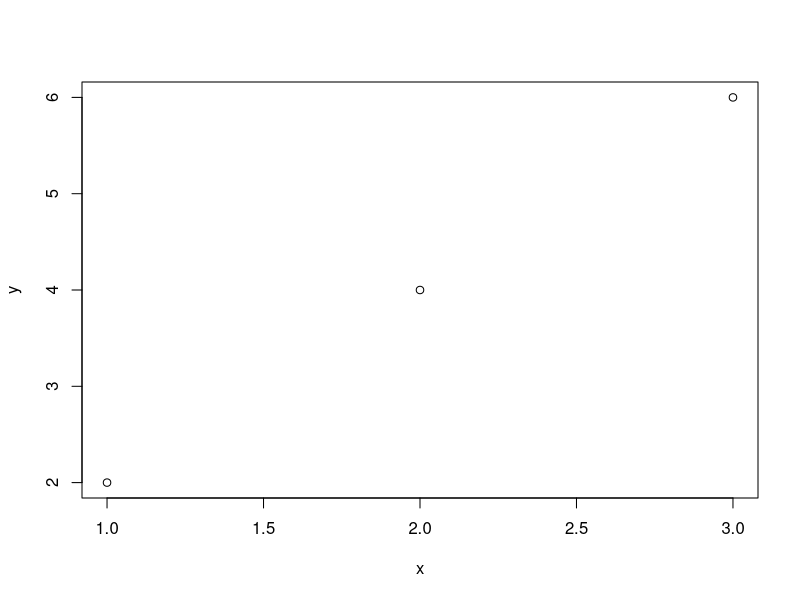
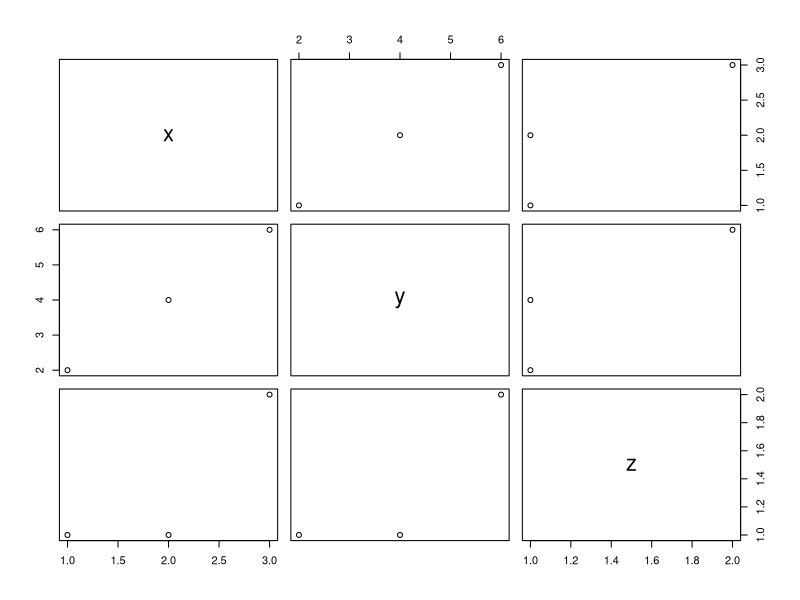

These figures' R source, in order: (Note: this script raises an error after producing the figures.)
# Basic R terminology

# Vectors ----
x <- c(1,2,3)
y <- c(2,4,6)

is.vector(x)
is.data.frame(x)

# A vector can also have just one value
name <- "Jake"

is.vector(name)
is.data.frame(name)

# anything on left side of <- is usually the object
# Vectors will usually show up under "Values" in the Global Environment

# Data Frame ----
df <- data.frame(x,y)

is.data.frame(df)
is.vector(df)

# one column
x
data.frame(x)

# empty dataframe
empty_df <- data.frame()
empty_df

weird <- c("Jake", 1, "Pacific Island Network", FALSE)
is.vector(weird)
str(weird)
typeof(weird)

str(x)
typeof(c(TRUE, TRUE, FALSE))

# Use $ to select a column (vector) in dataframe
is.vector(df$x)

# Easy to plot/graph data in dataframe
plot(df)

# Add another vector (column) to dataframe
df$z <- c("A", "A", "B")
df
plot(df)
df$z

str

str(z)
?str
str(df$z)

new_object_z <- df$z
str(new_object_z)

str(df$x)
str(df$z)

str(df)

is.vector(x)
is.vector(df)
is.data.frame(df)

is.vector(df$x)
is.vector(df$x)

df$z
is.vector(df$z)

library(ggplot2)
#ggplot2::

plot2cont_vars <- ggplot(df, aes(x,y))

ggplot(df, aes(x,y)) +
  geom_label(aes(label = x))

plot2cont_vars

plot2cont_vars + geom_label(aes(label = x))
plot2cont_vars + geom_label(aes(label = x)) + geom_point(color = "red")

plot2cont_vars + geom_smooth(method = lm) + geom_point(color = "red")

plot_1disc_1cont <- ggplot(df, aes(z,y))

plot_1disc_1cont + geom_col()
df

# Three variables
ggplot(df, aes(x,y, color = z)) +
  geom_point()


plot_1disc_1cont + geom_boxplot()

df

df10 <- df$x + 10
df10 <- df$x + 10
df10

# Rename our columns?
df
names(df)

# make a copy
names_df <- df
names_df

# Renaming using base R
names(names_df)[names(names_df)=="z"] <- "species"
names(names_df)[names(names_df)=="x"] <- "count"
names(names_df)[names(names_df)=="y"] <- "stems"
names_df

library(tidyverse)
# Renaming using tidyverse
df
names_df2 <- df %>%
  rename(species = z)

names_df2

names_df2 <- df %>%
  rename(species = z,
         count = x,
         stems = y)

plot2 <- names_df2 %>%
  mutate(count = count*3,
         stems = count)
plot2

plot3 <- plot2 %>%
  mutate(count = count-3,
         stems = count)
plot3

# Functions
new_plot <- function(operator, amount) {
  count <- c(1,2,3)
  stems <- c(2,4,6)
  species <- c("A", "B", "C")
  df <- data.frame(count,stems,species)

  if (operator == "add") {
  df <- df %>%
    mutate(count = count + amount,
           stems = count)
  }

  if (operator == "mult") {
    df <- df %>%
      mutate(count = count * amount,
             stems = count)
  }

  return(df)

}

new_plot(operator = "add", amount = 50)
new_plot(operator = "mult", amount = 1)
new_plot(operator = "mult", amount = 3)
new_plot(operator = "mult", amount = 5)
new_plot(operator = "mult", amount = 6)

user <- "jake"
user <- "kathy"
user <- "Jake"

if (user == "jake") {
  print("Hi Jake")
  }

if (user == "jake") {
  print("Hi Jake")
  } else {
    print("You are not Jake")
}

plot1 <- names_df2
plot1
plot2 <- new_plot(operator = "add", amount = -1)
plot2
plot3 <- new_plot(operator = "mult", amount = 10)
plot3

plot1 <- names_df2 %>%
  mutate(plot = "1")
plot1
plot2 <- new_plot(operator = "add", amount = -1) %>%
  mutate(plot = "2")
plot2
plot3 <- new_plot(operator = "mult", amount = 10) %>%
  mutate(plot = "3")
plot3

dplyr::bind_rows(plot1, plot2, plot3)

df3 <- dplyr::bind_rows(plot1, plot2, plot3)

ggplot(df3, aes(count,stems, color = species)) +
  geom_point()

ggplot(df3, aes(plot,count, color = species)) +
  geom_point()

ggplot(df3, aes(species, count, color = species)) +
  geom_boxplot()

ggplot(df3, aes(plot, count)) +
  geom_boxplot()

ggplot(df3, aes(plot, count)) +
  geom_boxplot(notch = TRUE)

?geom_boxplot

data()
data(cats)
head(cats, 10)

ggplot(cats, aes(x = Sex, y = Bwt)) +
  geom_boxplot(notch = TRUE)

data(iris)
head(iris, 10)

ggplot(iris, aes(x = Species, y = Sepal.Width)) +
  geom_boxplot(notch = TRUE)

